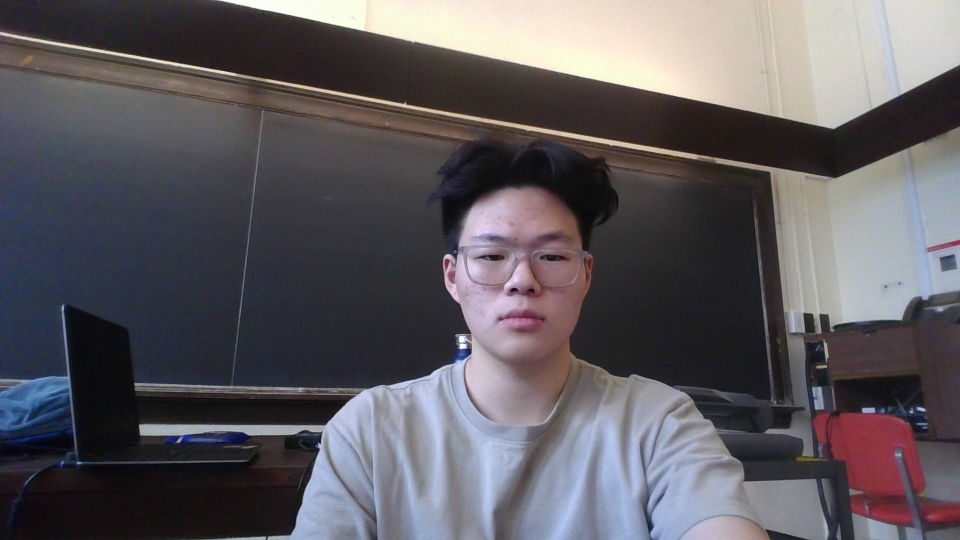
#> input picture server/reference.jpg, 1920 x 1080 px, given in place of the camera (shown at 1/2 size)
$ python claps.py
#> lines starting #> are read from the running program, lines starting #| are printed output that depends on the picture
import cv2
import numpy as np
import time
from datetime import datetime, timedelta

# Initialize variables
cap = cv2.VideoCapture(0)
frame_width = int(cap.get(cv2.CAP_PROP_FRAME_WIDTH))
frame_height = int(cap.get(cv2.CAP_PROP_FRAME_HEIGHT))

# Motion detection parameters
motion_history = []
MOTION_THRESHOLD = 10000  # Adjust based on testing
CLAP_THRESHOLD = 30000    # Adjust based on testing
MOTION_HISTORY_LENGTH = 10
last_clap_time = 0
CLAP_COOLDOWN = 0.3  # Seconds between possible claps
clap_count = 0
timer_running = False
timer_start = None
current_time = "00:00:00"
warning_display = False
warning_start = None
RED_WARNING_DURATION = 2

def format_time(seconds):
    """Convert seconds to HH:MM:SS format"""
    return str(timedelta(seconds=int(seconds)))

def detect_motion(frame1, frame2):
    """Detect motion between two frames"""
    # Convert frames to grayscale
    gray1 = cv2.cvtColor(frame1, cv2.COLOR_BGR2GRAY)
    gray2 = cv2.cvtColor(frame2, cv2.COLOR_BGR2GRAY)

    # Calculate absolute difference
    diff = cv2.absdiff(gray1, gray2)

    # Apply threshold
    _, thresh = cv2.threshold(diff, 25, 255, cv2.THRESH_BINARY)

    # Apply some noise reduction
    thresh = cv2.dilate(thresh, None, iterations=2)
    thresh = cv2.erode(thresh, None, iterations=2)

    # Calculate total motion
    motion_score = np.sum(thresh) / 255

    return motion_score, thresh

# Initialize previous frame
_, prev_frame = cap.read()
#> prev_frame is the input picture: shape (1080, 1920, 3); mean B, G, R 95.7, 90.6, 94.4
prev_frame = cv2.flip(prev_frame, 1)
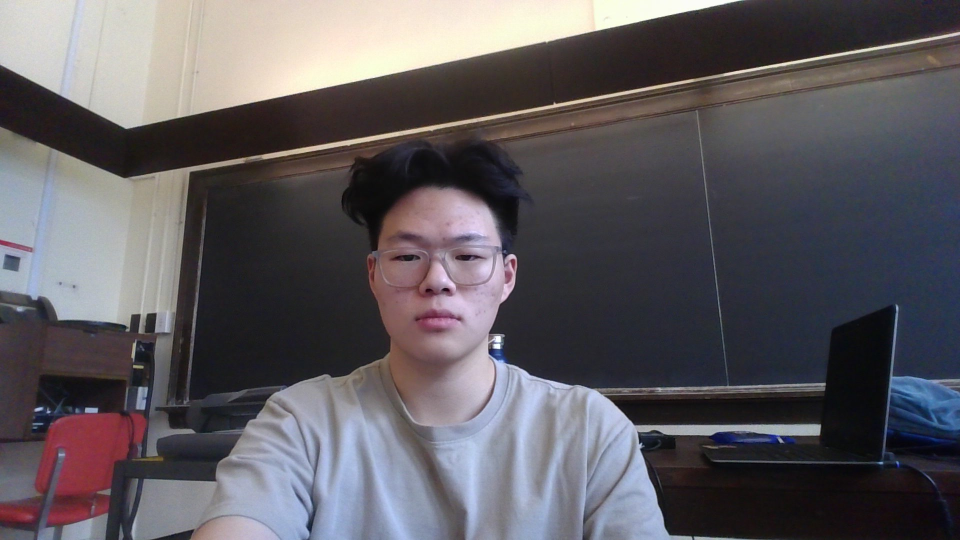
#> prev_frame: shape (1080, 1920, 3) (shown at 1/2 size); mean B, G, R 95.7, 90.6, 94.4

while cap.isOpened():
    ret, frame = cap.read()
    if not ret:
        break

    # Flip frame horizontally for mirror effect
    frame = cv2.flip(frame, 1)

    # Detect motion
    motion_score, motion_mask = detect_motion(prev_frame, frame)
#> in detect_motion, `gray1 = cv2.cvtColor(frame1, cv2.COLOR_BGR2GRAY)`:
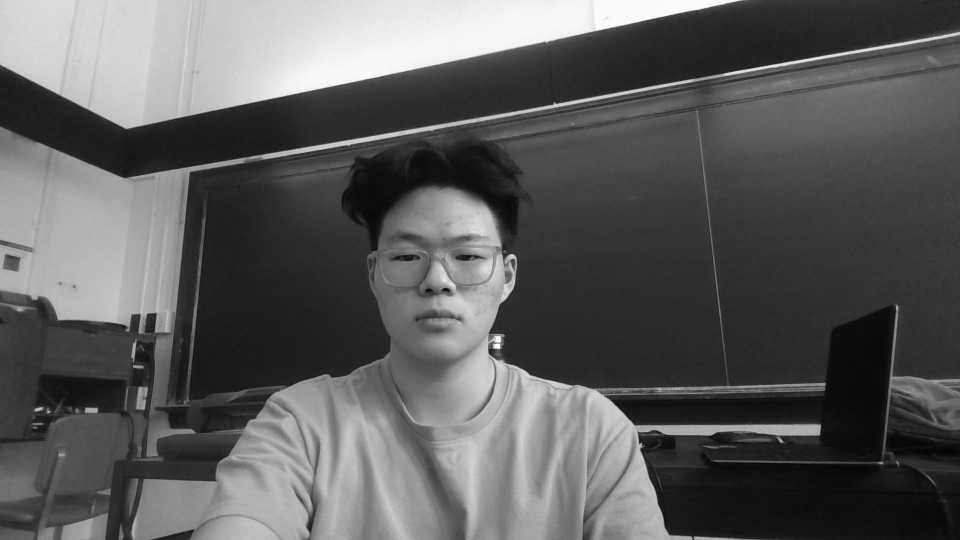
#> gray1: shape (1080, 1920) (shown at 1/2 size); min 1, max 255, mean 92.3
#> in detect_motion, `diff = cv2.absdiff(gray1, gray2)`: diff: shape (1080, 1920); every value is 0
#> in detect_motion, `motion_score = np.sum(thresh) / 255`: motion_score = 0
#> motion_score = 0
    motion_history.append(motion_score)

    # Keep motion history at fixed length
    if len(motion_history) > MOTION_HISTORY_LENGTH:
        motion_history.pop(0)

    # Detect clap pattern
    current_time_check = time.time()
    if len(motion_history) >= 3:
        # Look for sharp spike in motion
        if (motion_history[-1] > CLAP_THRESHOLD and
            motion_history[-2] > MOTION_THRESHOLD and
            current_time_check - last_clap_time > CLAP_COOLDOWN):

            clap_count += 1
            last_clap_time = current_time_check

            # Handle three claps - show warning or close
            if clap_count == 3:
                if timer_running:
                    warning_display = True
                    warning_start = time.time()
                else:
                    break  # Exit program
                clap_count = 0

            #Handle two claps - toggle timer
            elif clap_count == 2:
                if not timer_running:
                    timer_start = time.time()
                    timer_running = True
                else:
                    timer_running = False
                clap_count = 0


    # Reset clap count after delay
    if current_time_check - last_clap_time > 1.5:
        clap_count = 0

    # Update and display timer
    if timer_running:
        elapsed_time = time.time() - timer_start
        current_time = format_time(elapsed_time)

    # Draw motion detection visualization
    motion_overlay = motion_mask.copy()
    motion_overlay = cv2.cvtColor(motion_overlay, cv2.COLOR_GRAY2BGR)
#> motion_overlay: shape (1080, 1920, 3); every value is 0
    frame_with_overlay = cv2.addWeighted(frame, 1, motion_overlay, 0.3, 0)

    # Display timer
    cv2.putText(frame_with_overlay, current_time, (50, 50),
                cv2.FONT_HERSHEY_SIMPLEX, 1, (0, 255, 0), 2)

    # Display clap count and motion level
    cv2.putText(frame_with_overlay, f"Claps: {clap_count}", (50, 100),
                cv2.FONT_HERSHEY_SIMPLEX, 1, (255, 255, 255), 2)
#> frame_with_overlay: shape (1080, 1920, 3); mean B, G, R 95.6, 90.7, 94.3
    cv2.putText(frame_with_overlay, f"Motion: {int(motion_score)}", (50, 150),
                cv2.FONT_HERSHEY_SIMPLEX, 1, (255, 255, 255), 2)
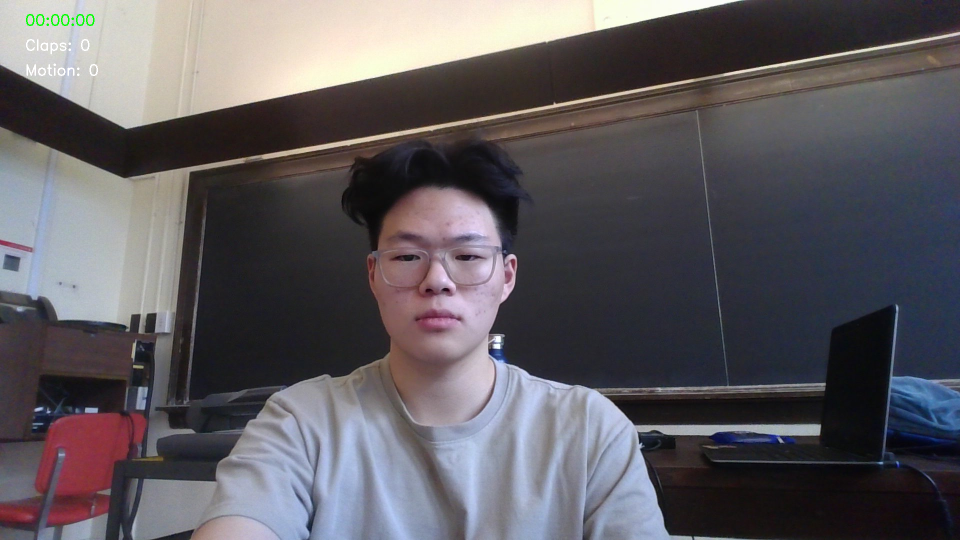
#> frame_with_overlay: shape (1080, 1920, 3) (shown at 1/2 size); mean B, G, R 95.6, 90.7, 94.4

    # Handle warning display
    if warning_display:
        cv2.putText(frame_with_overlay, "WARNING!",
                    (frame_width//2 - 100, frame_height//2),
                    cv2.FONT_HERSHEY_SIMPLEX, 2, (0, 0, 255), 3)
        if time.time() - warning_start > RED_WARNING_DURATION:
            warning_display = False

    # Display frame
    cv2.imshow('Clap Timer Control', frame_with_overlay)

    # Update previous frame
    prev_frame = frame.copy()

    if cv2.waitKey(1) & 0xFF == ord('q'):
#> (key q is pressed here)
        break

cap.release()
cv2.destroyAllWindows()
